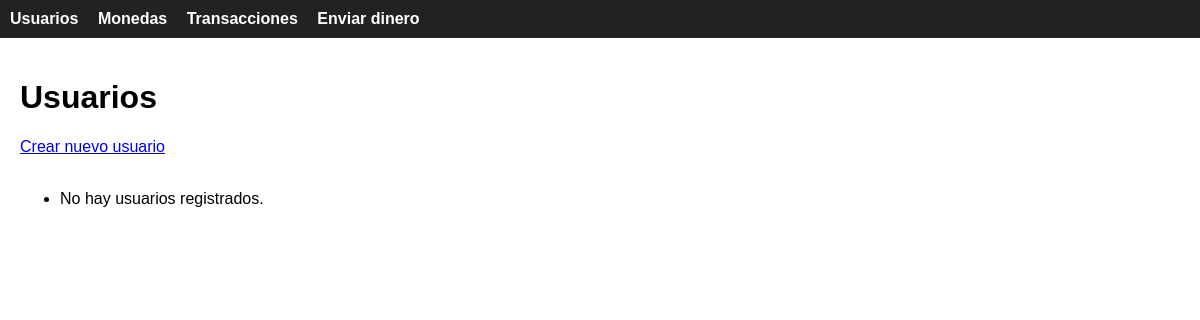
/, run on an earlier commit of the app's database.
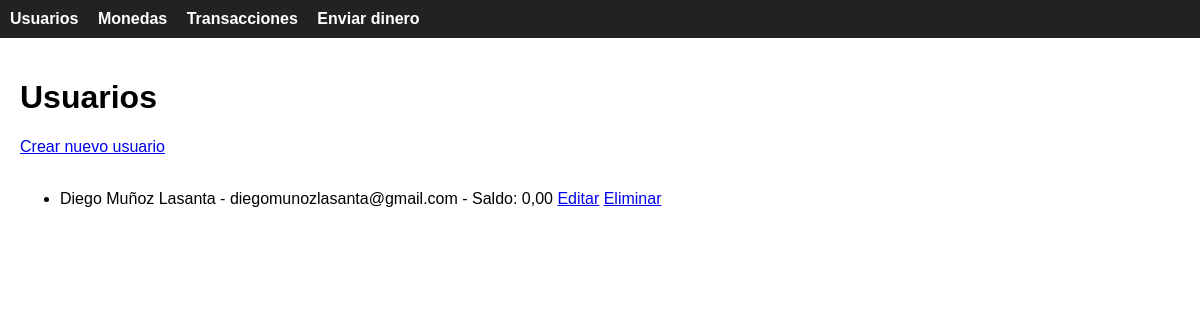
And on a later commit of the database.
### gestion/models.py (models this page shows, shortened)
class Usuario(models.Model):
    user_id = models.AutoField(primary_key=True)
    nombre = models.CharField(max_length=100)
    correo_electronico = models.EmailField(max_length=150, unique=True)
    contrasena = models.CharField(max_length=255)
    saldo = models.DecimalField(max_digits=15, decimal_places=2, default=0.00)
    fecha_creacion = models.DateTimeField(auto_now_add=True)

### gestion/views.py (the view)
# urls.py: path('', UsuarioListView.as_view(), name='usuario_list'),
class UsuarioListView(ListView):
    model = Usuario
    template_name = 'gestion/usuario_list.html'
    context_object_name = 'usuarios'

### gestion/templates/gestion/usuario_list.html (shortened to what this page needs)
{% extends 'base.html' %}
{% block content %}
    <h1>Usuarios</h1>
    <a href="{% url 'usuario_create' %}">Crear nuevo usuario</a>
    <br><br>
    <ul>
        {% for usuario in usuarios %}
            <li>
                {{ usuario.nombre }} - {{ usuario.correo_electronico }} - Saldo: {{ usuario.saldo }}
                <a href="{% url 'usuario_update' usuario.pk %}">Editar</a>
                <a href="{% url 'usuario_delete' usuario.pk %}">Eliminar</a>
            </li>
        {% empty %}
            <li>No hay usuarios registrados.</li>
        {% endfor %}
    </ul>
{% endblock %}

What changed in the data, as far as the page shows it:
added Usuario: nombre "Diego Muñoz Lasanta", correo_electronico "diegomunozlasanta@gmail.com", saldo "0,00"
Also different on the page:
text no longer shown: "No hay usuarios registrados."
